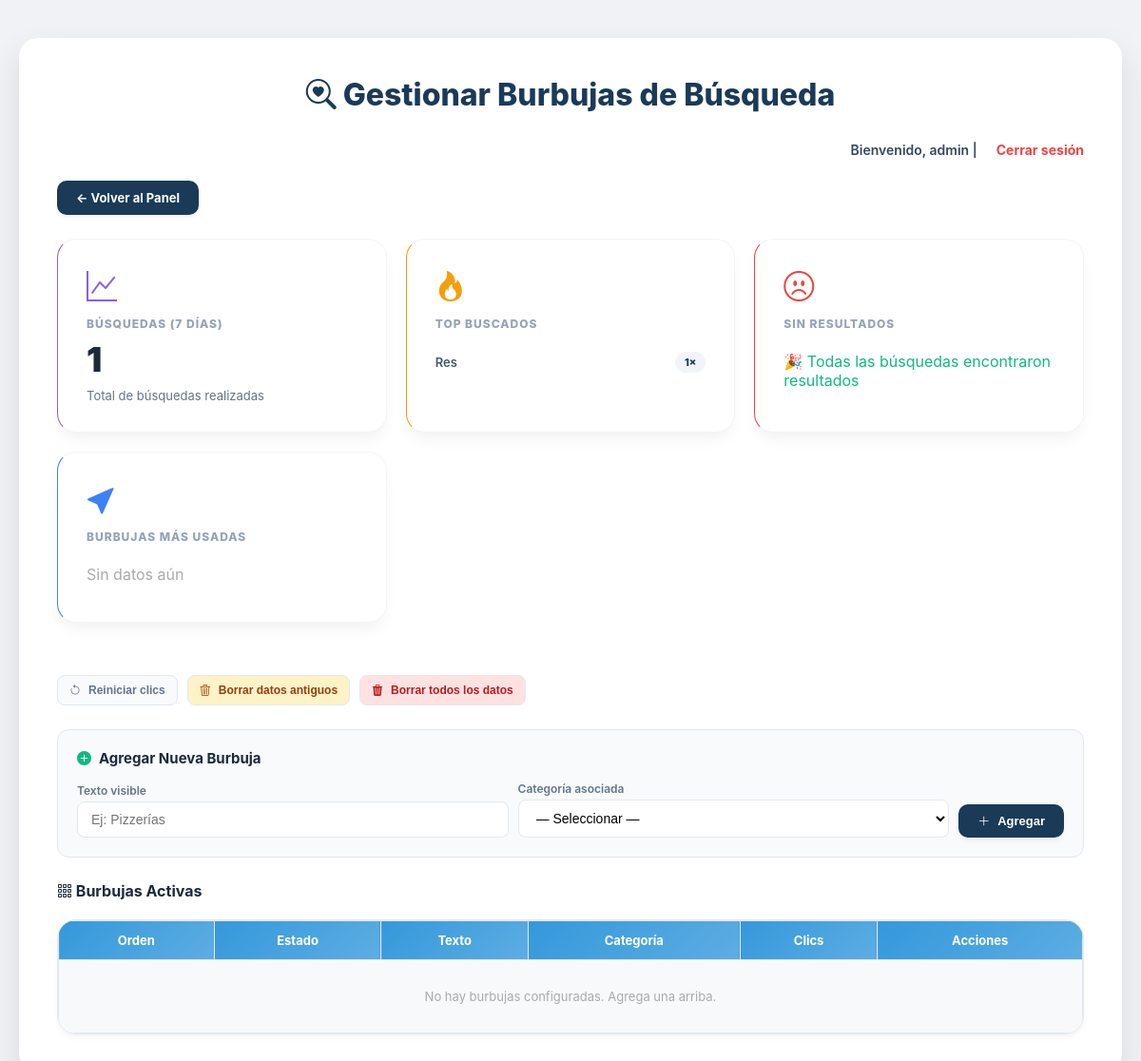
Before: /login/gestionar_burbujas.php (signed in) with the older database file.
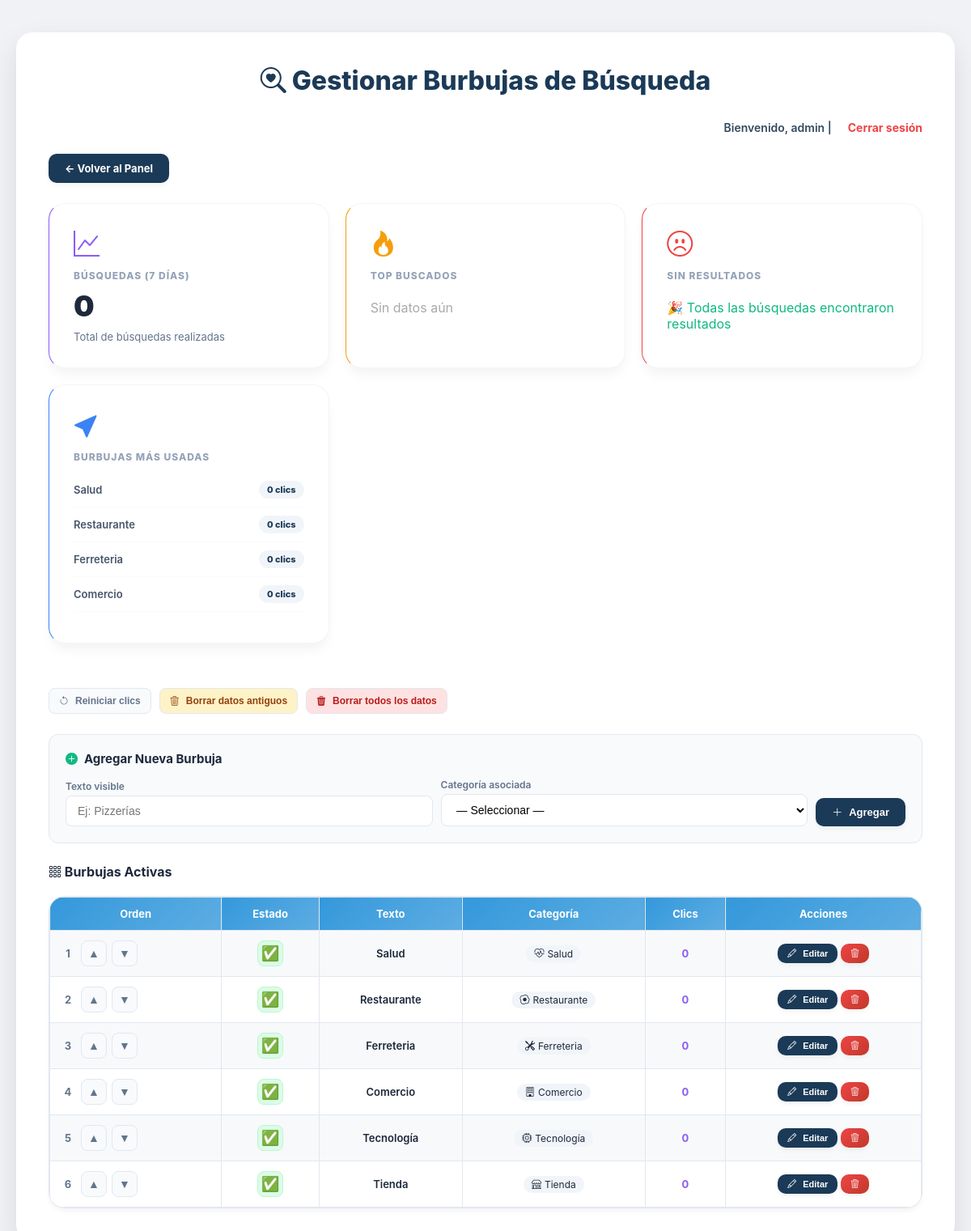
After: the same page with the newer database file.
### tables this page shows
CREATE TABLE `burbujas_busqueda` (
  `id_burbuja` int(11) NOT NULL,
  `texto` varchar(50) NOT NULL,
  `id_categoria` int(11) DEFAULT NULL,
  `orden` int(11) DEFAULT 0,
  `activo` tinyint(1) DEFAULT 1,
  `clics` int(11) DEFAULT 0,
  `fecha_creacion` datetime DEFAULT current_timestamp()
);

CREATE TABLE `categorias` (
  `id_categoria` int(11) NOT NULL,
  `nombre` varchar(100) NOT NULL,
  `slug` varchar(255) DEFAULT NULL,
  `descripcion` text DEFAULT NULL,
  `icono` varchar(50) DEFAULT 'bi-briefcase',
  `orden` int(11) NOT NULL DEFAULT 0
);

### login/gestionar_burbujas.php (the view, shortened to what this page needs)
<?php
include '../db.php';
$rol = $_SESSION['rol'];
$res_burbujas_check = $conexion->query("SELECT COUNT(*) as c FROM burbujas_busqueda");
$burbujas = $conexion->query("SELECT b.*, c.nombre AS categoria_nombre, c.icono FROM burbujas_busqueda b LEFT JOIN categorias c ON b.id_categoria = c.id_categoria ORDER BY b.orden ASC");
$top_busquedas = $conexion->query("SELECT termino, COUNT(*) as veces, SUM(resultados) as total_resultados FROM busquedas_log WHERE fecha >= DATE_SUB(NOW(), INTERVAL 7 DAY) GROUP BY termino ORDER BY veces DESC LIMIT 20");
$sin_resultados = $conexion->query("SELECT termino, COUNT(*) as veces FROM busquedas_log WHERE resultados = 0 AND fecha >= DATE_SUB(NOW(), INTERVAL 7 DAY) GROUP BY termino ORDER BY veces DESC LIMIT 20");
$total_busquedas_semana = $conexion->query("SELECT COUNT(*) as t FROM busquedas_log WHERE fecha >= DATE_SUB(NOW(), INTERVAL 7 DAY)")->fetch_assoc()['t'] ?? 0;
$top_burbujas = $conexion->query("SELECT texto, clics FROM burbujas_busqueda WHERE activo = 1 ORDER BY clics DESC");
$panel_url = ($rol === 'admin') ? 'admin.php' : 'editor.php';
?>
<!DOCTYPE html>
<html lang="es">
<head>
    <link rel="stylesheet"
        href="<?= APP_URL ?>/assets/css/login.css?v=<?= filemtime(__DIR__ . '/../assets/css/login.css') ?>">
    <link rel="stylesheet" href="https://cdn.jsdelivr.net/npm/bootstrap-icons@1.11.3/font/bootstrap-icons.min.css">
</head>
<body>
    <div class="panel-container">
        <section class="panel">
            <h1 class="panel-title"><i class="bi bi-search-heart"></i> Gestionar Burbujas de Búsqueda</h1>
            <div class="usuario-info">
                Bienvenido, <?= htmlspecialchars($_SESSION['usuario']) ?> |
                <a href="cerrar.php">Cerrar sesión</a>
            </div>
            <a href="<?= $panel_url ?>" class="btn btn-panel-nav-sep">← Volver al Panel</a>
            <div class="stats-dashboard" style="margin-top: 25px;">
                <div class="stat-box" style="border-left-color: #8b5cf6;">
                    <i class="bi bi-graph-up" style="color: #8b5cf6;"></i>
                    <span class="stat-title">Búsquedas (7 días)</span>
                    <span class="stat-value"><?= number_format($total_busquedas_semana) ?></span>
                    <span class="stat-footer">Total de búsquedas realizadas</span>
                </div>
                <div class="stat-box" style="border-left-color: #f59e0b;">
                    <i class="bi bi-fire" style="color: #f59e0b;"></i>
                    <span class="stat-title">Top Buscados</span>
                    <ul class="top5-list" style="max-height: 180px; overflow-y: auto;">
                        <?php if ($top_busquedas && $top_busquedas->num_rows > 0): ?>
                            <?php while ($tb = $top_busquedas->fetch_assoc()): ?>
                                <li class="top5-item">
                                    <span
                                        class="top5-name"><?= htmlspecialchars(mb_strimwidth($tb['termino'], 0, 25, '…')) ?></span>
                                    <span class="top5-views"><?= $tb['veces'] ?>×</span>
                                </li>
                            <?php endwhile; ?>
                        <?php else: ?>
                            <li class="top5-item" style="color:#aaa;">Sin datos aún</li>
                        <?php endif; ?>
                    </ul>
                </div>
                <div class="stat-box" style="border-left-color: #ef4444;">
                    <i class="bi bi-emoji-frown" style="color: #ef4444;"></i>
                    <span class="stat-title">Sin Resultados</span>
                    <ul class="top5-list" style="max-height: 180px; overflow-y: auto;">
                        <?php if ($sin_resultados && $sin_resultados->num_rows > 0): ?>
                            <?php while ($sr = $sin_resultados->fetch_assoc()): ?>
                                <li class="top5-item">
                                    <span class="top5-name"
                                        style="color:#ef4444;"><?= htmlspecialchars(mb_strimwidth($sr['termino'], 0, 25, '…')) ?></span>
                                    <span class="top5-views"><?= $sr['veces'] ?>×</span>
                                </li>
                            <?php endwhile; ?>
                        <?php else: ?>
                            <li class="top5-item" style="color:#10b981;">🎉 Todas las búsquedas encontraron resultados</li>
                        <?php endif; ?>
                    </ul>
                </div>
                <div class="stat-box" style="border-left-color: #3b82f6;">
                    <i class="bi bi-cursor-fill" style="color: #3b82f6;"></i>
                    <span class="stat-title">Burbujas Más Usadas</span>
                    <ul class="top5-list" style="max-height: 180px; overflow-y: auto;">
                        <?php if ($top_burbujas && $top_burbujas->num_rows > 0): ?>
                            <?php while ($tb = $top_burbujas->fetch_assoc()): ?>
                                <li class="top5-item">
                                    <span
                                        class="top5-name"><?= htmlspecialchars(mb_strimwidth($tb['texto'], 0, 25, '…')) ?></span>
                                    <span class="top5-views"><?= $tb['clics'] ?> clics</span>
                                </li>
                            <?php endwhile; ?>
                        <?php else: ?>
                            <li class="top5-item" style="color:#aaa;">Sin datos aún</li>
                        <?php endif; ?>
                    </ul>
                </div>
            </div>
            <div style="display:flex; gap:10px; flex-wrap:wrap; margin:20px 0 10px;">
                <button
                    onclick="accionGlobal('reiniciar_clics', '¿Reiniciar contadores de clics de todas las burbujas?')"
                    class="btn-reiniciar-vistas">
                    <i class="bi bi-arrow-counterclockwise"></i> Reiniciar clics
                </button>
                <button onclick="accionGlobal('limpiar_log', '¿Eliminar búsquedas con más de 30 días?')"
                    class="btn-reiniciar-vistas" style="background:#fef3c7;color:#92400e;">
                    <i class="bi bi-trash3"></i> Borrar datos antiguos
                </button>
                <button onclick="accionGlobal('borrar_todo_log', '¿Estás seguro? Esto borrará TODO el historial de búsquedas. Esta acción no se puede deshacer.')"
                    class="btn-reiniciar-vistas" style="background:#fee2e2;color:#b91c1c;">
                    <i class="bi bi-trash3-fill"></i> Borrar todos los datos
                </button>
            </div>
            <div
                style="background: #f8fafc; border: 1px solid #e2e8f0; border-radius: 12px; padding: 20px; margin: 25px 0;">
                <h3 style="font-size: 15px; margin-bottom: 15px; display: flex; align-items: center; gap: 8px;">
                    <i class="bi bi-plus-circle-fill" style="color: #10b981;"></i> Agregar Nueva Burbuja
                </h3>
                <div style="display: flex; gap: 10px; flex-wrap: wrap; align-items: flex-end;">
                    <div style="flex: 1; min-width: 150px;">
                        <label
                            style="font-size: 12px; font-weight: 600; color: #64748b; display: block; margin-bottom: 4px;">Texto
                            visible</label>
                        <input type="text" id="nuevoTexto" placeholder="Ej: Pizzerías" maxlength="50"
                            style="width: 100%; padding: 10px 14px; border: 1px solid #e2e8f0; border-radius: 8px; font-size: 14px; outline: none;">
                    </div>
                    <div style="flex: 1; min-width: 150px;">
                        <label
                            style="font-size: 12px; font-weight: 600; color: #64748b; display: block; margin-bottom: 4px;">Categoría
                            asociada</label>
                        <select id="nuevaCategoria"
                            style="width: 100%; padding: 10px 14px; border: 1px solid #e2e8f0; border-radius: 8px; font-size: 14px; outline: none; background: white;">
                            <option value="0">— Seleccionar —</option>
                        </select>
                    </div>
                    <button onclick="agregarBurbuja()" class="btn" style="white-space: nowrap;">
                        <i class="bi bi-plus-lg"></i> Agregar
                    </button>
                </div>
            </div>
            <h2 style="font-size: 16px; margin-bottom: 15px;"><i class="bi bi-grid-3x3-gap"></i> Burbujas Activas</h2>
            <div class="table-wrap">
                <table>
                    <tr>
                        <th>Orden</th>
                        <th>Estado</th>
                        <th>Texto</th>
                        <th>Categoría</th>
                        <th>Clics</th>
                        <th>Acciones</th>
                    </tr>
                    <?php if ($burbujas && $burbujas->num_rows > 0): ?>
                        <?php while ($b = $burbujas->fetch_assoc()): ?>
                            <tr id="burbuja-<?= $b['id_burbuja'] ?>">
                                <td data-label="Orden">
                                    <div style="display:flex; align-items:center; gap:6px;">
                                        <span style="font-weight:700; color:#64748b; min-width:20px;"><?= $b['orden'] ?></span>
                                        <button onclick="moverBurbuja(<?= $b['id_burbuja'] ?>, 'subir')" class="btn-orden"
                                            title="Subir">▲</button>
                                        <button onclick="moverBurbuja(<?= $b['id_burbuja'] ?>, 'bajar')" class="btn-orden"
                                            title="Bajar">▼</button>
                                    </div>
                                </td>
                                <td data-label="Estado">
                                    <button onclick="toggleBurbuja(<?= $b['id_burbuja'] ?>)" class="btn-orden"
                                        style="font-size:18px; padding:4px 10px; border-radius:8px; background:<?= $b['activo'] ? '#dcfce7' : '#fee2e2' ?>; border:1px solid <?= $b['activo'] ? '#bbf7d0' : '#fecaca' ?>;"
                                        title="<?= $b['activo'] ? 'Desactivar' : 'Activar' ?>">
                                        <?= $b['activo'] ? '✅' : '❌' ?>
                                    </button>
                                </td>
                                <td data-label="Texto" style="font-weight:600;"><?= htmlspecialchars($b['texto']) ?></td>
                                <td data-label="Categoría">
                                    <?php if ($b['categoria_nombre']): ?>
                                        <span
                                            style="display:inline-flex;align-items:center;gap:4px;background:#f1f5f9;padding:3px 10px;border-radius:20px;font-size:12px;">
                                            <i class="bi <?= htmlspecialchars($b['icono'] ?? 'bi-tag') ?>"></i>
                                            <?= htmlspecialchars($b['categoria_nombre']) ?>
                                        </span>
                                    <?php else: ?>
                                        <span style="color:#aaa;">—</span>
                                    <?php endif; ?>
                                </td>
                                <td data-label="Clics">
                                    <span style="font-weight:700; color:#8b5cf6;"><?= number_format($b['clics']) ?></span>
                                </td>
                                <td data-label="Acciones">
                                    <div class="acciones">
                                        <button
                                            onclick="editarBurbuja(<?= $b['id_burbuja'] ?>, '<?= htmlspecialchars(addslashes($b['texto']), ENT_QUOTES) ?>', <?= intval($b['id_categoria'] ?? 0) ?>)"
                                            class="btn" style="font-size:11px !important; padding:6px 12px !important;">
                                            <i class="bi bi-pencil"></i> Editar
                                        </button>
                                        <button onclick="eliminarBurbuja(<?= $b['id_burbuja'] ?>)" class="btn btn-danger"
                                            style="font-size:11px !important; padding:6px 12px !important;">
                                            <i class="bi bi-trash3"></i>
                                        </button>
                                    </div>
                                </td>
                            </tr>
                        <?php endwhile; ?>
                    <?php else: ?>
                        <tr>
                            <td colspan="6" style="text-align:center;color:#aaa;padding:30px;">No hay burbujas configuradas.
                                Agrega una arriba.</td>
                        </tr>
                    <?php endif; ?>
                </table>
            </div>
        </section>
    </div>
</body>
</html>

Changed rows visible on the page:
added burbujas_busqueda: texto "Salud", clics "0", orden "1", id_categoria.nombre "Salud"
added burbujas_busqueda: texto "Restaurante", clics "0", orden "2", id_categoria.nombre "Restaurante"
added burbujas_busqueda: texto "Ferreteria", clics "0", orden "3", id_categoria.nombre "Ferreteria"
added burbujas_busqueda: texto "Comercio", clics "0", orden "4", id_categoria.nombre "Comercio"
added burbujas_busqueda: orden "5", texto "Tecnología", id_categoria.nombre "Tecnología", clics "0"
added burbujas_busqueda: orden "6", texto "Tienda", id_categoria.nombre "Tienda", clics "0", shown under "Burbujas Activas"
Other visible differences:
$total_busquedas_semana: "1" → "0"
text no longer shown: "No hay burbujas configuradas. Agrega una arriba."
list line gone: "Res 1 ×"
